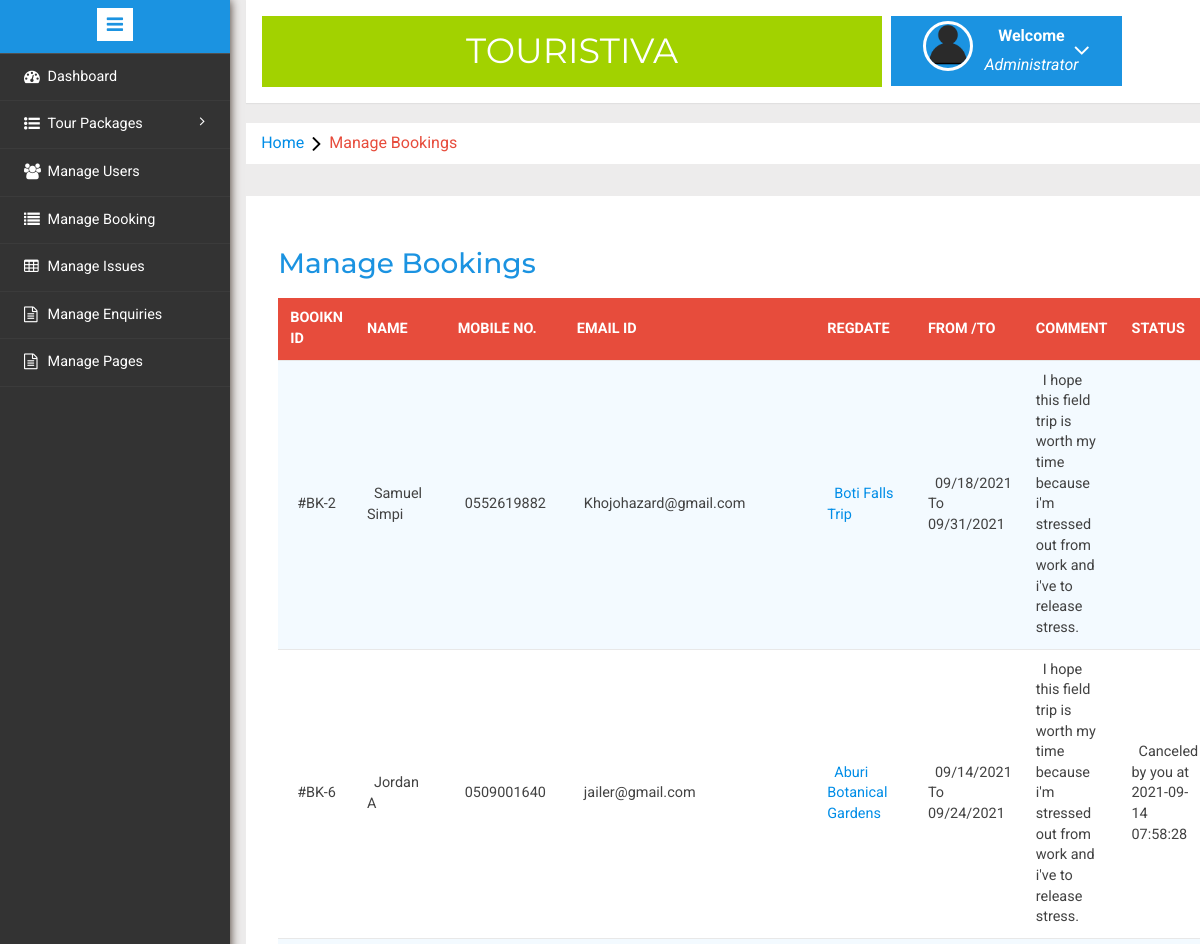
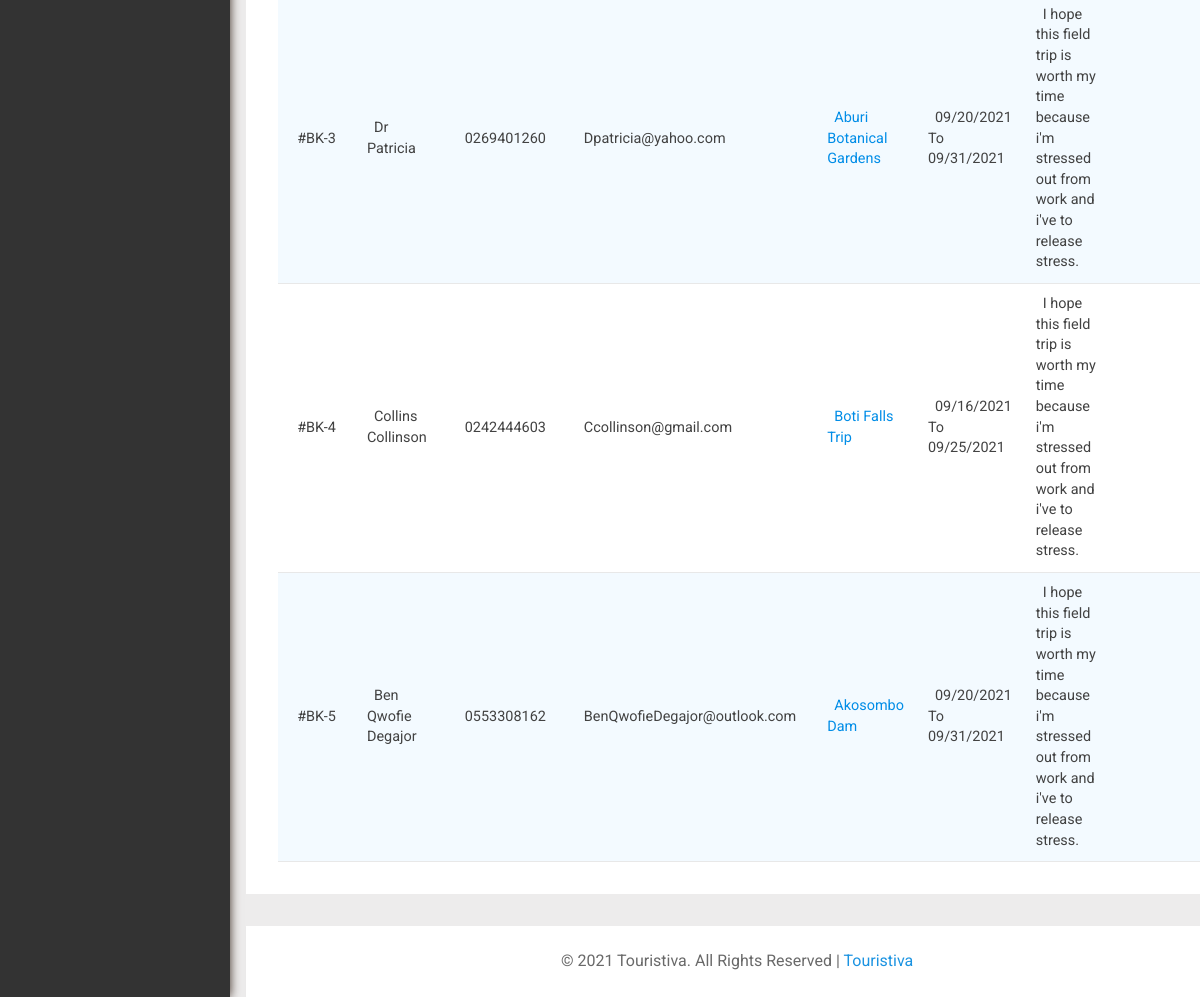
/admin/manage-bookings.php (signed in), run on the app's committed database (2 pictures, top to bottom).
### tables this page shows
CREATE TABLE `tblusers` (
  `id` int(11) NOT NULL,
  `FullName` varchar(100) NOT NULL,
  `MobileNumber` char(10) NOT NULL,
  `EmailId` varchar(70) NOT NULL,
  `Password` varchar(100) NOT NULL,
  `RegDate` timestamp NOT NULL DEFAULT current_timestamp(),
  `UpdationDate` timestamp NOT NULL DEFAULT '0000-00-00 00:00:00' ON UPDATE current_timestamp()
);

CREATE TABLE `tblbooking` (
  `BookingId` int(11) NOT NULL,
  `PackageId` int(11) NOT NULL,
  `UserEmail` varchar(100) NOT NULL,
  `FromDate` varchar(100) NOT NULL,
  `ToDate` varchar(100) NOT NULL,
  `Comment` mediumtext NOT NULL,
  `RegDate` timestamp NOT NULL DEFAULT current_timestamp(),
  `status` int(11) NOT NULL,
  `CancelledBy` varchar(5) DEFAULT NULL,
  `UpdationDate` timestamp NULL DEFAULT NULL ON UPDATE current_timestamp()
);

CREATE TABLE `tbltourpackages` (
  `PackageId` int(11) NOT NULL,
  `PackageName` varchar(200) NOT NULL,
  `PackageType` varchar(150) NOT NULL,
  `PackageLocation` varchar(100) NOT NULL,
  `PackagePrice` int(11) NOT NULL,
  `PackageFetures` varchar(255) NOT NULL,
  `PackageDetails` mediumtext NOT NULL,
  `PackageImage` varchar(100) NOT NULL,
  `Creationdate` timestamp NOT NULL DEFAULT current_timestamp(),
  `UpdationDate` timestamp NULL DEFAULT '0000-00-00 00:00:00' ON UPDATE current_timestamp()
);

### admin/manage-bookings.php (the view, shortened to what this page needs)
<?php
include('includes/config.php');
if (strlen($_SESSION['alogin']) == 0) {
	header('location:index.php');
} else {
?>
	<!DOCTYPE HTML>
	<html>
	<head>
		<link href="css/bootstrap.min.css" rel='stylesheet' type='text/css' />
		<link href="css/style.css" rel='stylesheet' type='text/css' />
		<link rel="stylesheet" href="css/morris.css" type="text/css" />
		<link href="css/font-awesome.css" rel="stylesheet">
		<link rel="stylesheet" type="text/css" href="css/table-style.css" />
		<link rel="stylesheet" type="text/css" href="css/basictable.css" />
		<link rel="stylesheet" href="css/icon-font.min.css" type='text/css' />
	</head>
	<body>
		<div class="page-container">
			<div class="left-content">
				<div class="mother-grid-inner">
					<?php include('includes/header.php'); ?>
				</div>
				<ol class="breadcrumb">
					<li class="breadcrumb-item"><a href="index.html">Home</a><i class="fa fa-angle-right"></i>Manage Bookings</li>
				</ol>
				<div class="agile-grids">
					<div class="agile-tables">
						<div class="w3l-table-info">
							<h2>Manage Bookings</h2>
							<table id="table">
								<thead>
									<tr>
										<th>Booikn id</th>
										<th>Name</th>
										<th>Mobile No.</th>
										<th>Email Id</th>
										<th>RegDate </th>
										<th>From /To </th>
										<th>Comment </th>
										<th>Status </th>
									</tr>
								</thead>
								<tbody>
									<?php $sql = "SELECT tblbooking.BookingId as bookid,tblusers.FullName as fname,tblusers.MobileNumber as mnumber,tblusers.EmailId as email,tbltourpackages.PackageName as pckname,tblbooking.PackageId as pid,tblbooking.FromDate as fdate,tblbooking.ToDate as tdate,tblbooking.Comment as comment,tblbooking.status as status,tblbooking.CancelledBy as cancelby,tblbooking.UpdationDate as upddate from tblusers join  tblbooking on  tblbooking.UserEmail=tblusers.EmailId join tbltourpackages on tbltourpackages.PackageId=tblbooking.PackageId";
									$query = $dbh->prepare($sql);
									$query->execute();
									$results = $query->fetchAll(PDO::FETCH_OBJ);
									if ($query->rowCount() > 0) {
										foreach ($results as $result) {				?>
											<tr>
												<td>#BK-<?php echo htmlentities($result->bookid); ?></td>
												<td><?php echo htmlentities($result->fname); ?></td>
												<td><?php echo htmlentities($result->mnumber); ?></td>
												<td><?php echo htmlentities($result->email); ?></td>
												<td><a href="update-package.php?pid=<?php echo htmlentities($result->pid); ?>"><?php echo htmlentities($result->pckname); ?></a></td>
												<td><?php echo htmlentities($result->fdate); ?> To <?php echo htmlentities($result->tdate); ?></td>
												<td><?php echo htmlentities($result->comment); ?></td>
												<td><?php if ($result->status == 0) {
														echo "Pending";
													}
													if ($result->status == 2 and  $result->cancelby == 'a') {
														echo "Canceled by you at " . $result->upddate;
													}
													?></td>
											</tr>
									<?php $cnt = $cnt + 1;
										}
									} ?>
								</tbody>
							</table>
						</div>
					</div>
					<?php include('includes/footer.php'); ?>
				</div>
			</div>
			<?php include('includes/sidebarmenu.php'); ?>
		</div>
	</body>
	</html>
<?php } ?>

### admin/css/table-style.css (style rules this page uses)
table { background: white; border-collapse: collapse; margin: 1.25em 0 0; width: 100%; }
table tr, table th, table td { border: none; border-bottom: 1px solid #e8e8e8; font-size: .95em; }
table th, table td { padding: 10px 12px; text-align: left; }
table th { background: #e74c3c; color: #fff; text-transform: uppercase; }
table tr td { background: #f3faff; color: #424242; }
table tr:nth-of-type(2n+2) td { background: #ffffff; }
table { width: 100%; }

### data on the page
tblusers: tblbooking.BookingId "2", FullName "Samuel Simpi", MobileNumber "0552619882", EmailId "Khojohazard@gmail.com", tbltourpackages.PackageName "Boti Falls Trip", tblbooking.FromDate "09/18/2021", tblbooking.ToDate "09/31/2021", tblbooking.Comment "I hope this field trip is worth my time because i'm stressed out from work and i've to release stress."
tblusers: tblbooking.BookingId "6", FullName "Jordan A", MobileNumber "0509001640", EmailId "jailer@gmail.com", tbltourpackages.PackageName "Aburi Botanical Gardens", tblbooking.FromDate "09/14/2021", tblbooking.ToDate "09/24/2021", tblbooking.Comment "I hope this field trip is worth my time because i'm stressed out from work and i've to release stress.", tblbooking.UpdationDate "2021-09-14 07:58:28"
tblusers: tblbooking.BookingId "3", FullName "Dr Patricia", MobileNumber "0269401260", EmailId "Dpatricia@yahoo.com", tbltourpackages.PackageName "Aburi Botanical Gardens", tblbooking.FromDate "09/20/2021", tblbooking.ToDate "09/31/2021", tblbooking.Comment "I hope this field trip is worth my time because i'm stressed out from work and i've to release stress."
tblusers: tblbooking.BookingId "4", FullName "Collins Collinson", MobileNumber "0242444603", EmailId "Ccollinson@gmail.com", tbltourpackages.PackageName "Boti Falls Trip", tblbooking.FromDate "09/16/2021", tblbooking.ToDate "09/25/2021", tblbooking.Comment "I hope this field trip is worth my time because i'm stressed out from work and i've to release stress."
tblusers: tblbooking.BookingId "5", FullName "Ben Qwofie Degajor", MobileNumber "0553308162", EmailId "BenQwofieDegajor@outlook.com", tbltourpackages.PackageName "Akosombo Dam", tblbooking.FromDate "09/20/2021", tblbooking.ToDate "09/31/2021", tblbooking.Comment "I hope this field trip is worth my time because i'm stressed out from work and i've to release stress."
